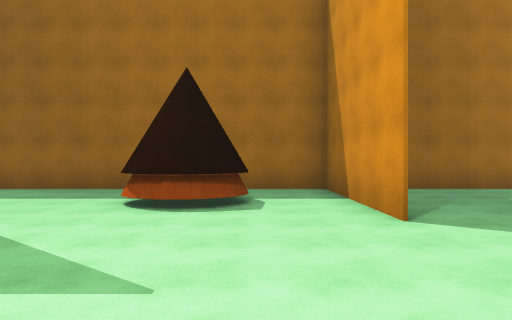
[1] (above)

24 first-person views from a walk through a 3-D level made in the Unity game engine. The camera is 1.5 m above the floor, looks level and sees 70° across. The floor is counted in squares, 2 m on a side. Each view is taken from the middle of a square. On the plan, view 1 faces up. The plan holds only what a view shows up to about 11 squares ahead; the rest is blank. The place goes on beyond the plan. The player character is not drawn.

[2]
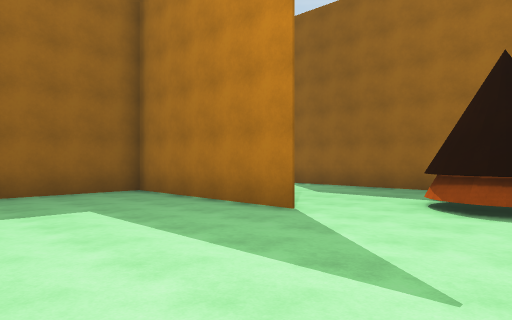

[3]
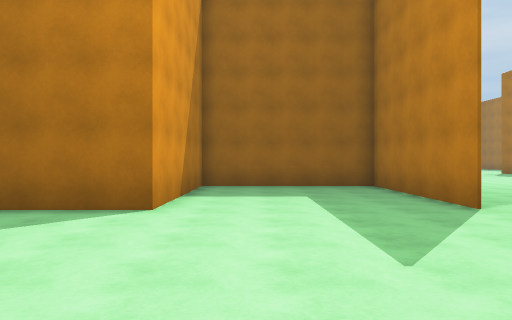

[4]
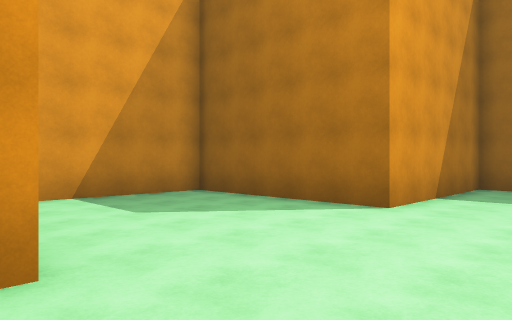

[5]
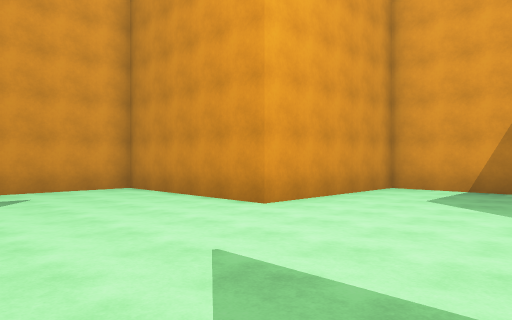

[6]
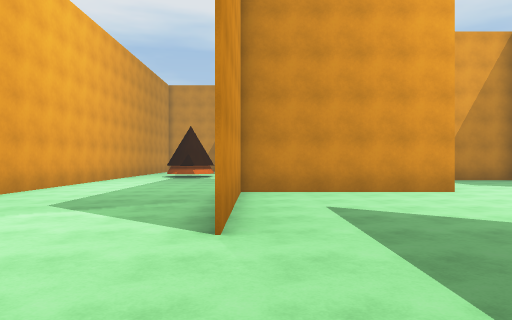

[7]
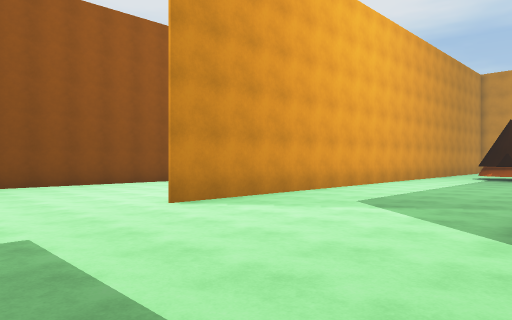

[8]
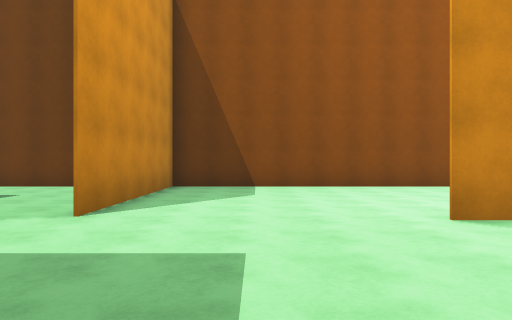

[9]
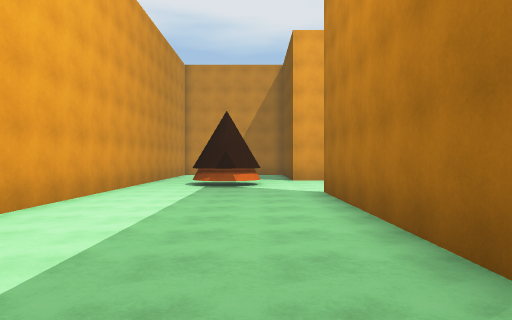

[10]
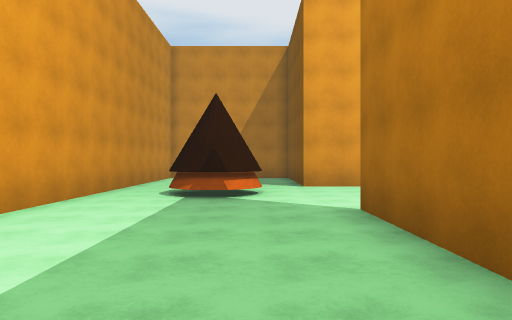

[11]
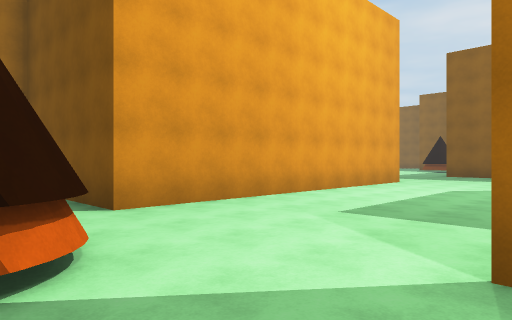

[12]
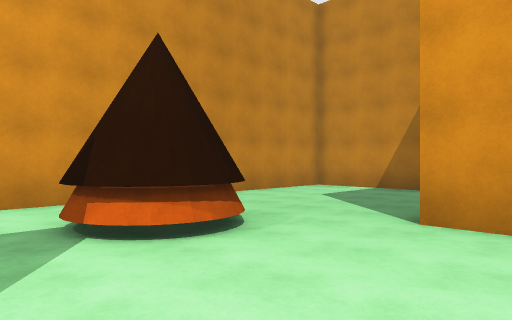

[13]
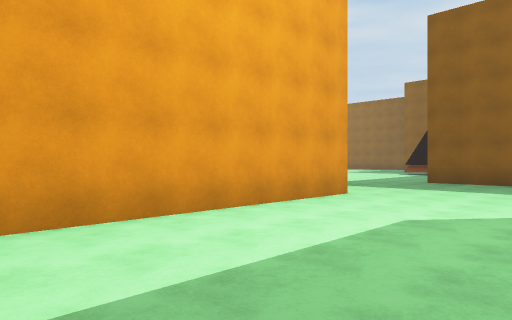

[14]
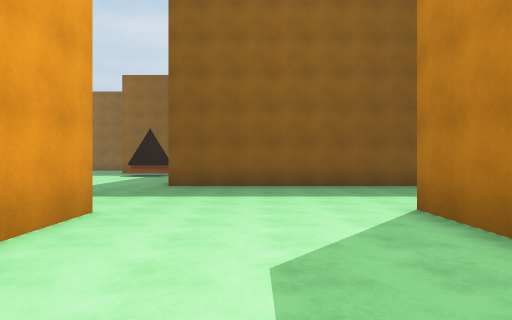

[15]
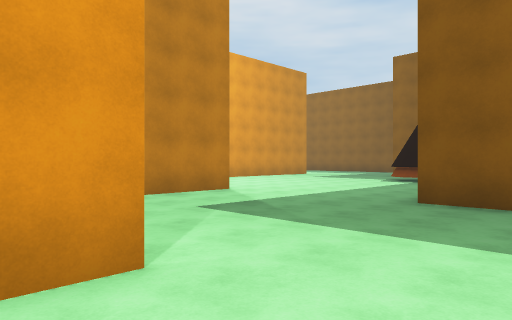

[16]
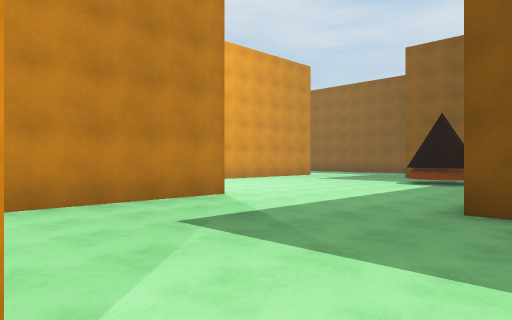

[17]
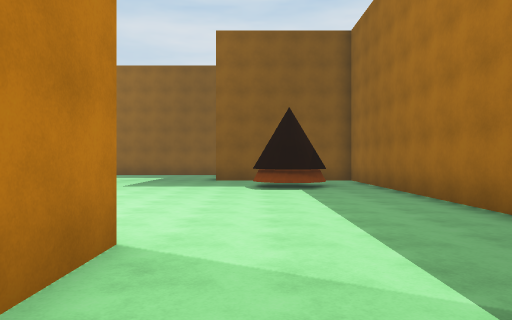

[18]
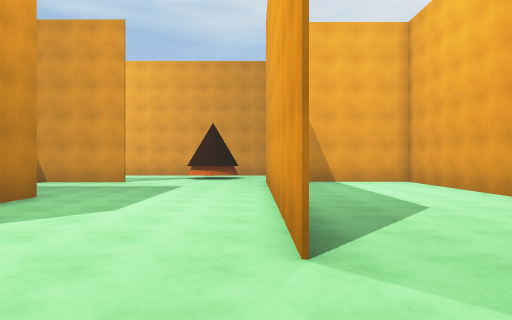

[19]
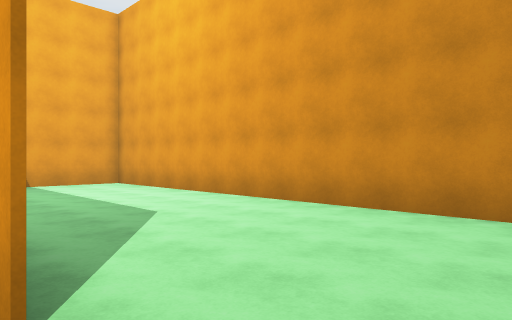

[20]
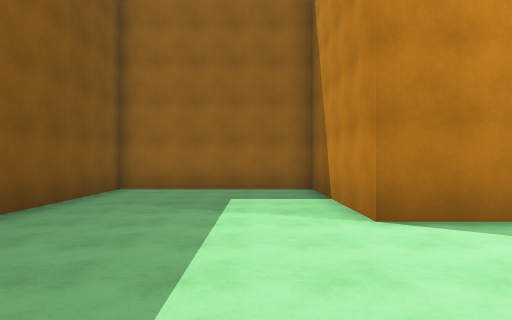

[21]
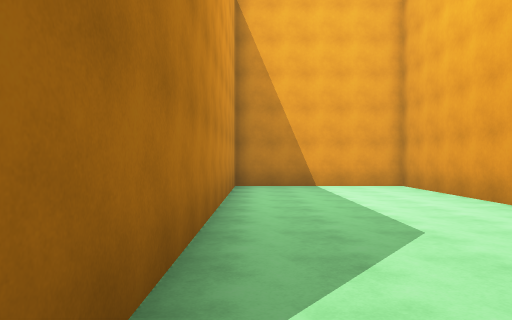

[22]
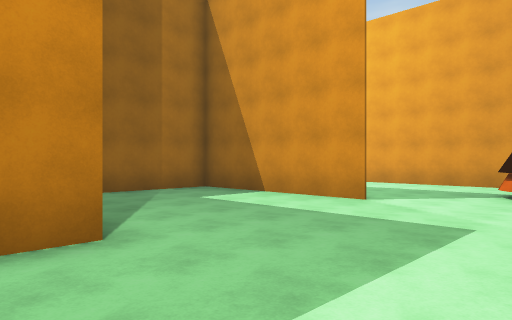

[23]
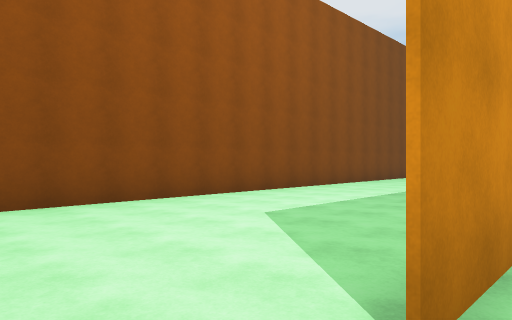

[24]
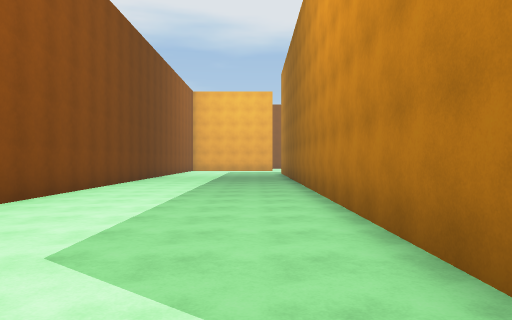

### Floor plan
Points are (right, up) in squares from view 1. A wall is a line through its corners. A room is listed if a view was taken in it or the views show most of it. See-through windows are left out.
Room 1 (views 1, 2, 3, 4, 5, 6, 7, 8, 9, 10, 11, 12, 13, 14, 15, 16, 17, 18, 19, 20, 21, 22, 23, 24)
walls: (-1.4, -5.6) (-3.5, -5.6) (-3.5, -0.6) (-8.5, -0.6) (-3.5, -0.6) (-3.5, -5.5) (1.3, -5.5) (1.3, -0.6) (6.4, -0.6) (3.4, -0.6); (1.5, -5.6) (0.2, -5.6); (-3.2, -10.3) (6.6, -10.3) (6.6, -12.5); (-3.5, 4.4) (-8.5, 4.4) (-8.5, -10.6); (1.8, 4.4) (1.8, 9.4) (-0.5, 9.4); (6.4, 0.8) (6.4, -5.6) (6.4, 4.4); (-10, -10.4) (-16, -10.4); (-3.1, 9.4) (-6.6, 9.4); (-8.4, -15.2) (6.6, -15.2) (6.6, -10.4) (-3.2, -10.4); (11.6, 3) (11.6, -5.9); (6.6, 9.4) (3.9, 9.4); (8.5, -15.2) (11.5, -15.2) (11.5, 4.6); (17.3, -6) (17.3, 9.4) (11.8, 9.4)
objects: other object (-15, -14) to (-15, -12); other object (-2, 6) to (-1, 7); other object (8, -9) to (10, -8)

Positions as (right, up) in squares from view 1, and headings:
1: (0, 0), facing up
2: (0, 0), facing up-left
3: (2, 1), facing left
4: (2, 2), facing down-left
5: (-3, 4), facing down-right
6: (6, 8), facing down
7: (6, 8), facing down-right
8: (7, 7), facing right
9: (8, 3), facing down
10: (8, 0), facing down
11: (9, -5), facing down-left
12: (5, -6), facing down-right
13: (4, -6), facing down-left
14: (2, -8), facing left
15: (-2, -8), facing down-left
16: (-3, -9), facing down-left
17: (-5, -14), facing left
18: (-6, -10), facing right
19: (-5, -10), facing down-right
20: (-5, -10), facing up
21: (-4, -11), facing right
22: (0, -9), facing up-right
23: (11, 6), facing down-right
24: (13, 5), facing down
